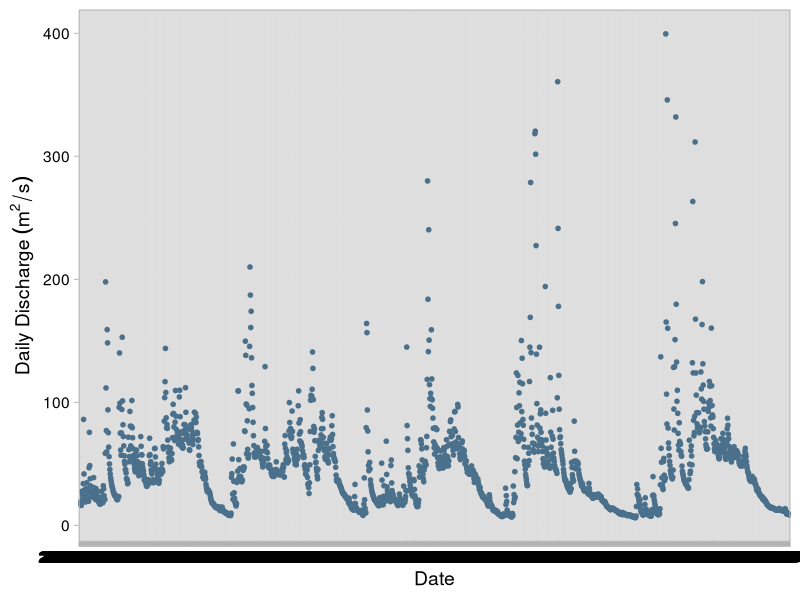
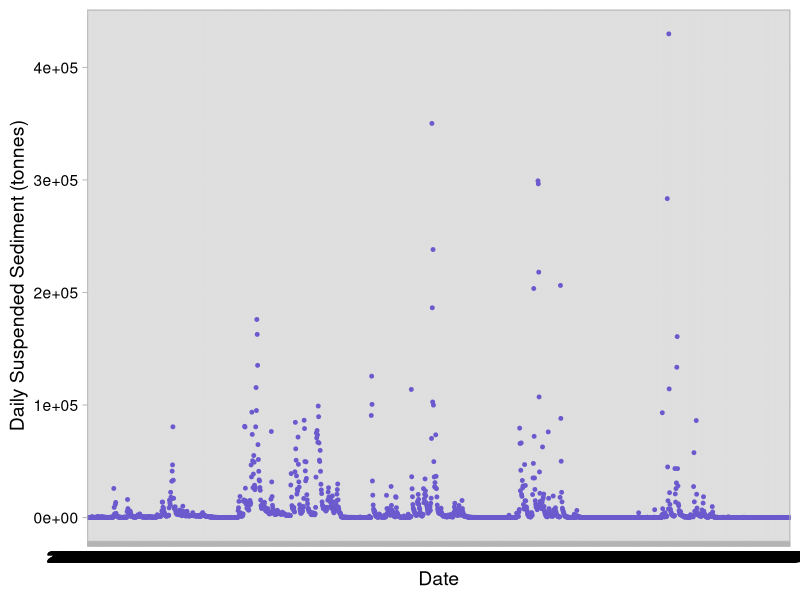
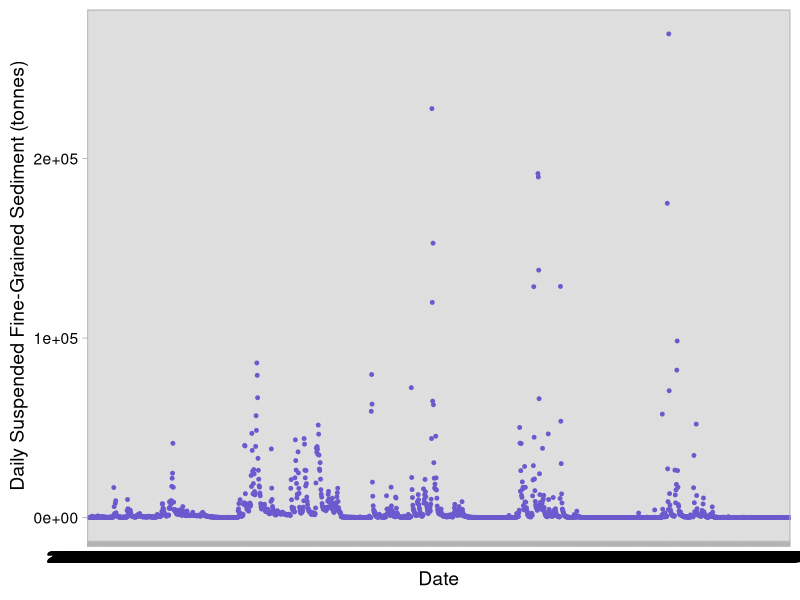
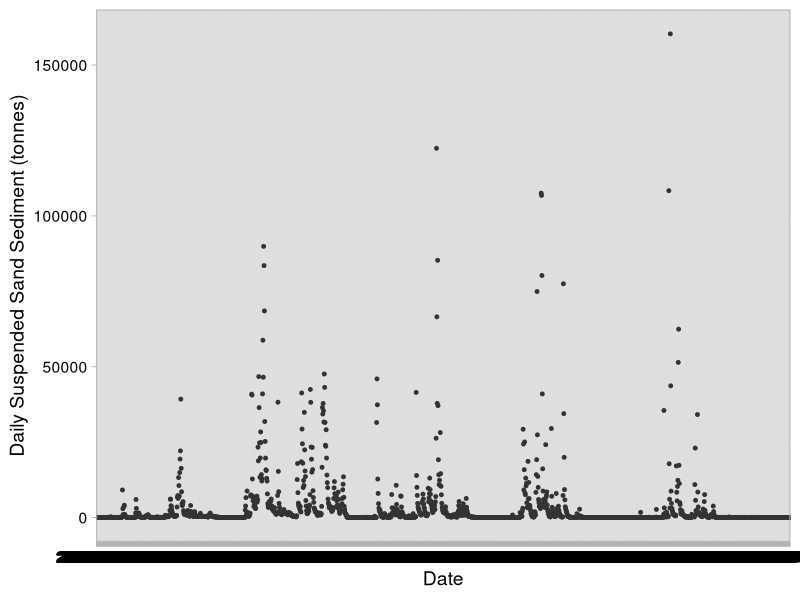
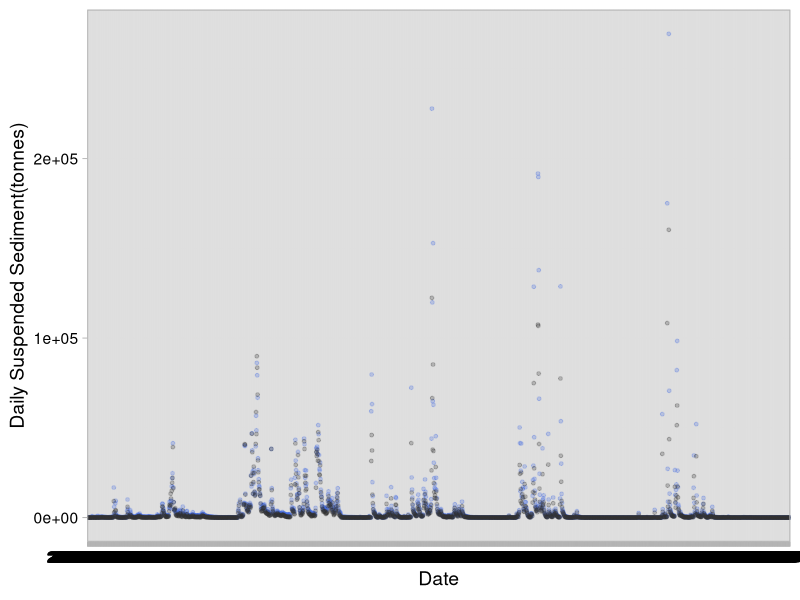

The R script that drew these images, in order: (Note: this script raises an error after producing the figures.)
## ---- chunk 1
# Set your working directory
setwd("/Users/kathleenmason/Documents/DUKE/Data Analytics/ElwhaRiver/DataProject_ElwhaRiver")
getwd()

# Load your packages
library(tidyverse)
library(viridis)
library(ggplot2)

# Set your ggplot theme
mytheme <- theme_light(base_size = 14) +
  theme(axis.text = element_text(color = "black"), 
        legend.position = "top")
theme_set(mytheme)

# Load your datasets
USGS_ElwhaRiverDischarge<-read.csv("./Processed/USGS_ElwhaRiver_processed.csv")

## ---- chunk 2
#1 Daily Discharge/time
ggplot(USGS_ElwhaRiverDischarge) +
  geom_point(aes(x = Date, y = DailyDischarge), size=1.25, color="skyblue4")+
  ylab(expression(Daily~Discharge~(m^2/s)))+
  mytheme
## ---- chunk 3
#2 Daily Suspended Sediment/time
ggplot(USGS_ElwhaRiverDischarge) +
  geom_point(aes(x = Date, y = DailySuspendedSediment), size=1, color="slateblue")+
  ylab("Daily Suspended Sediment (tonnes)")+
  mytheme

## ---- chunk 4
#3 DAily SSfine/time
ggplot(USGS_ElwhaRiverDischarge) +
  geom_point(aes(x = Date, y = DailySSfines), size=1, color="slateblue")+
  ylab("Daily Suspended Fine-Grained Sediment (tonnes)")+
  mytheme
## ---- chunk 5
#4 Daily SSsand/time
ggplot(USGS_ElwhaRiverDischarge) +
  geom_point(aes(x = Date, y = DailySSsand), size=1, color="gray20")+
  ylab("Daily Suspended Sand Sediment (tonnes)")+
  mytheme
## ---- chunk 6
#5 SSsand and SSfine
ggplot(USGS_ElwhaRiverDischarge) +
  geom_point(aes(x = Date, y = DailySSfines), size=1, color="royalblue", alpha=0.25)+
  geom_point(aes(x = Date, y = DailySSsand), size=1, color="gray20", alpha=0.25)+
  ylab("Daily Suspended Sediment(tonnes)")+
  mytheme
## ---- chunk 7
#6 Total sediment discharge/time
ggplot(USGS_ElwhaRiverDischarge) +
  geom_line(aes(x = Date, y = TotalSedimentDischarge), size=.5, color="royalblue")+
  ylab("Total Sediment Discharge (tonnes)")+
  mytheme
## ---- chunk 8
#7 daily discharge (water)/total sediment discharge

ggplot(USGS_ElwhaRiverDischarge, aes(DailyDischarge, TotalSedimentDischarge)) +
  geom_smooth(method='lm', formula=y~x, color="gray20")+
  geom_point(color="slateblue", size=1, alpha=0.5)+
  ylab("Total Sediment Discharge (tonnes)")+
  xlab(expression(Daily~Discharge~(m^2/s)))+
  ylim(0,NA)+
  xlim(0, NA)+
  mytheme
